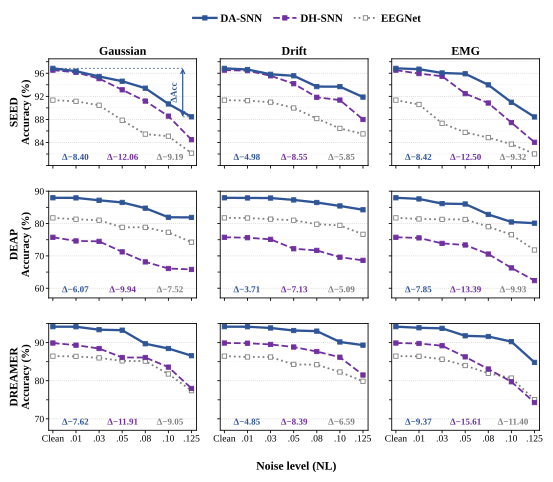

Python code for this plot:
#!/usr/bin/env python3
"""Draw Fig. 3a with absolute accuracy curves and endpoint accuracy drops."""

from __future__ import annotations

import argparse
from pathlib import Path

import matplotlib.pyplot as plt
import numpy as np
from matplotlib.ticker import AutoMinorLocator

from figure3a_noise_robustness import (
    DATASETS,
    LEVELS,
    LEVEL_LABELS,
    MODELS,
    NOISE_TYPES,
    ROW_LIMITS,
    STYLE,
    parse_results,
    save_figure,
    values_for,
    write_source_data,
)


def draw(rows: list[dict[str, object]]) -> plt.Figure:
    width_in = 142.4 / 25.4
    height_in = 126.0 / 25.4
    fig, axes = plt.subplots(
        3,
        3,
        figsize=(width_in, height_in),
        sharex=True,
        gridspec_kw={"hspace": 0.24, "wspace": 0.16},
    )

    x = np.arange(len(LEVELS), dtype=float)
    display_lowers = {"SEED": 80.0, "DEAP": 57.0, "DREAMER": 67.0}

    for row_index, dataset in enumerate(DATASETS):
        ylim, yticks = ROW_LIMITS[dataset]

        for col_index, noise_type in enumerate(NOISE_TYPES):
            ax = axes[row_index, col_index]
            series = {
                model: values_for(rows, dataset, noise_type, model) for model in MODELS
            }

            for model in MODELS:
                style = STYLE[model]
                ax.plot(
                    x,
                    series[model],
                    label=model,
                    color=style["color"],
                    linestyle=style["linestyle"],
                    linewidth=1.75 if model == "DA-SNN" else 1.35,
                    marker="s",
                    markersize=3.25,
                    markerfacecolor=style["color"] if model != "EEGNet" else "white",
                    markeredgecolor=style["color"],
                    markeredgewidth=0.65,
                    zorder=style["zorder"],
                )

            if row_index == 0 and col_index == 0:
                clean_accuracy = series["DA-SNN"][0]
                endpoint_accuracy = series["DA-SNN"][-1]
                bracket_x = 5.62
                ax.plot(
                    [0.0, bracket_x],
                    [clean_accuracy, clean_accuracy],
                    color=STYLE["DA-SNN"]["color"],
                    linewidth=0.75,
                    linestyle=(0, (2.0, 2.0)),
                    alpha=0.75,
                    zorder=2,
                )
                ax.plot(
                    [bracket_x, x[-1]],
                    [endpoint_accuracy, endpoint_accuracy],
                    color=STYLE["DA-SNN"]["color"],
                    linewidth=0.75,
                    linestyle=(0, (2.0, 2.0)),
                    alpha=0.75,
                    zorder=2,
                )
                ax.annotate(
                    "",
                    xy=(bracket_x, endpoint_accuracy),
                    xytext=(bracket_x, clean_accuracy),
                    arrowprops={
                        "arrowstyle": "<->",
                        "color": STYLE["DA-SNN"]["color"],
                        "linewidth": 0.9,
                        "shrinkA": 0,
                        "shrinkB": 0,
                    },
                    zorder=6,
                )
                ax.text(
                    bracket_x - 0.18,
                    (clean_accuracy + endpoint_accuracy) / 2,
                    "\u0394Acc",
                    color=STYLE["DA-SNN"]["color"],
                    fontsize=6.8,
                    fontweight="bold",
                    rotation=90,
                    ha="right",
                    va="center",
                    zorder=7,
                )

            for label_x, model in zip((0.18, 0.50, 0.82), MODELS):
                style = STYLE[model]
                drop = series[model][-1] - series[model][0]
                drop_text = f"{drop:+.2f}".replace("-", "\u2212")
                ax.text(
                    label_x,
                    0.035,
                    f"\u0394{drop_text}",
                    transform=ax.transAxes,
                    color=style["color"],
                    fontsize=6.8,
                    fontweight="bold",
                    ha="center",
                    va="bottom",
                )

            ax.set_ylim(display_lowers[dataset], ylim[1])
            ax.set_yticks(yticks)
            ax.yaxis.set_minor_locator(AutoMinorLocator(2))
            ax.set_xlim(-0.18, 6.22)
            ax.set_xticks(x)
            ax.set_xticklabels(LEVEL_LABELS)
            ax.grid(axis="y", which="major", color="#C8C8C8", linestyle=":", linewidth=0.55)
            ax.grid(axis="y", which="minor", color="#DEDEDE", linestyle=":", linewidth=0.4)
            ax.set_axisbelow(True)
            ax.tick_params(labelsize=7.2, pad=1.2, width=0.65, length=2.2)

            for spine in ax.spines.values():
                spine.set_visible(True)
                spine.set_color("black")
                spine.set_linewidth(0.65)

            if col_index == 0:
                ax.set_ylabel("Accuracy (%)", fontsize=8.2, fontweight="bold", labelpad=2.5)
                ax.text(
                    -0.23,
                    0.50,
                    dataset,
                    transform=ax.transAxes,
                    rotation=90,
                    ha="center",
                    va="center",
                    fontsize=8.6,
                    fontweight="bold",
                )
            else:
                ax.tick_params(axis="y", labelleft=False)

            if row_index == 0:
                ax.set_title(noise_type, fontsize=9.0, fontweight="bold", pad=3)
            if row_index != len(DATASETS) - 1:
                ax.tick_params(axis="x", labelbottom=False)

    handles, labels = axes[0, 0].get_legend_handles_labels()
    fig.legend(
        handles,
        labels,
        loc="upper center",
        bbox_to_anchor=(0.56, 0.995),
        ncol=3,
        handlelength=2.1,
        columnspacing=1.0,
        handletextpad=0.35,
        fontsize=8.3,
        prop={"family": "Times New Roman", "size": 8.3, "weight": "bold"},
    )
    fig.supxlabel("Noise level (NL)", x=0.54, y=0.012, fontsize=8.8, fontweight="bold")
    fig.subplots_adjust(left=0.08, right=0.992, bottom=0.10, top=0.88)
    return fig


def main() -> None:
    project_root = Path(__file__).resolve().parents[1]
    parser = argparse.ArgumentParser(description=__doc__)
    parser.add_argument(
        "--source",
        type=Path,
        default=(
            project_root
            / "\u6700\u7ec8\u7ed3\u679c"
            / "\u566a\u58f0\u9c81\u68d2\u6027\u7ed3\u679c\u6c47\u603b.md"
        ),
    )
    parser.add_argument(
        "--output-dir",
        type=Path,
        default=Path(__file__).resolve().parent,
    )
    parser.add_argument("--stem", default="figure3a_noise_accuracy_drop")
    args = parser.parse_args()

    rows = parse_results(args.source)
    write_source_data(rows, args.output_dir / f"{args.stem}_source_data.csv")
    outputs = save_figure(draw(rows), args.output_dir, args.stem)
    for output in outputs:
        print(output)


if __name__ == "__main__":
    main()
